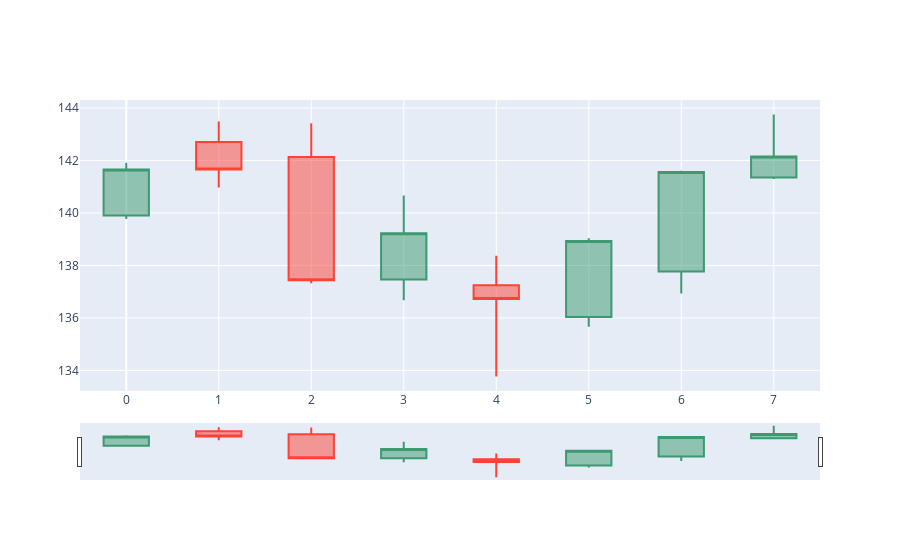

Here is the notebook cell this chart was saved with:
### Code cell
fig = go.Figure(data=[go.Candlestick(x=[i for i in range(8)],
                open=df['Open'].values,
                high=df['High'].values,
                low=df['Low'].values,
                close=df['Close'].values)])

fig.update_layout(
    title=f"{TICKER} Stonks",
    xaxis_title="Date",
    yaxis_title="Price, $",
    font=dict(
        family="Courier New, monospace",
        size=18,
        color="RebeccaPurple"
    ),
    shapes = [dict(
        x0='2022-06-29', x1='2022-07-3', y0=0, y1=1, xref='x', yref='paper',
        line_width=2)],
    annotations=[
        dict(
            x='2022-06-29',
            y=1,
            xref="x", yref="paper",
            showarrow=True, xanchor='left', text='Prediction'
        )
    ]
)

fig.show()

### Figure 1 — Plotly figure (JSON) as saved in the notebook; plotly's stock layout.template omitted (floating-point values rounded to 4 significant figures)
{"data": [{"close": [141.7, 141.7, 137.4, 139.2, 136.7, 138.9, 141.6, 142.1], "high": [141.9, 143.5, 143.4, 140.7, 138.4, 139.0, 141.6, 143.8], "low": [139.8, 141.0, 137.3, 136.7, 133.8, 135.7, 136.9, 141.3], "open": [139.9, 142.7, 142.1, 137.5, 137.2, 136.0, 137.8, 141.4], "type": "candlestick", "x": [0, 1, 2, 3, 4, 5, 6, 7]}], "layout": {}}
